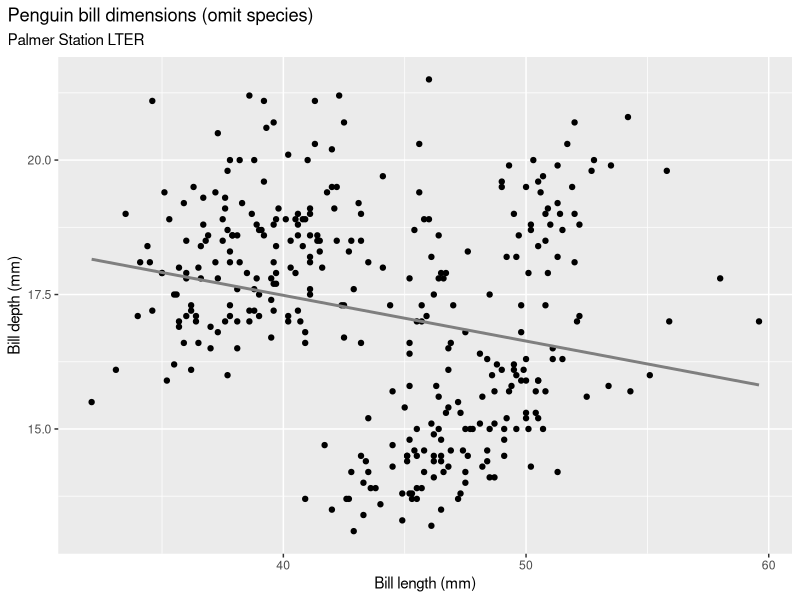

This chart was generated by the following R code:
library("palmerpenguins")
library("tidyverse")

#Las medias dependientes de especie
penguins %>% 
  group_by(species) %>% 
  summarize(across(where(is.numeric), mean, na.rm = TRUE))
#Desviación típica-por especies
penguins %>% 
  group_by(species) %>% 
  summarize(across(where(is.numeric), sd, na.rm = TRUE))
#mediana-especies
penguins %>% 
  group_by(species) %>% 
  summarize(across(where(is.numeric), median, na.rm = TRUE))


bill_no_species <- ggplot(data = penguins,
                          aes(x = bill_length_mm,
                              y = bill_depth_mm)) +
  geom_point() +
  scale_color_manual(values = c("darkorange","purple","cyan4")) +
  labs(title = "Penguin bill dimensions (omit species)",
       subtitle = "Palmer Station LTER",
       x = "Bill length (mm)",
       y = "Bill depth (mm)") +
  theme(plot.title.position = "plot",
        plot.caption = element_text(hjust = 0, face= "italic"),
        plot.caption.position = "plot") +
  geom_smooth(method = "lm", se = FALSE, color = "gray50")

bill_no_species
